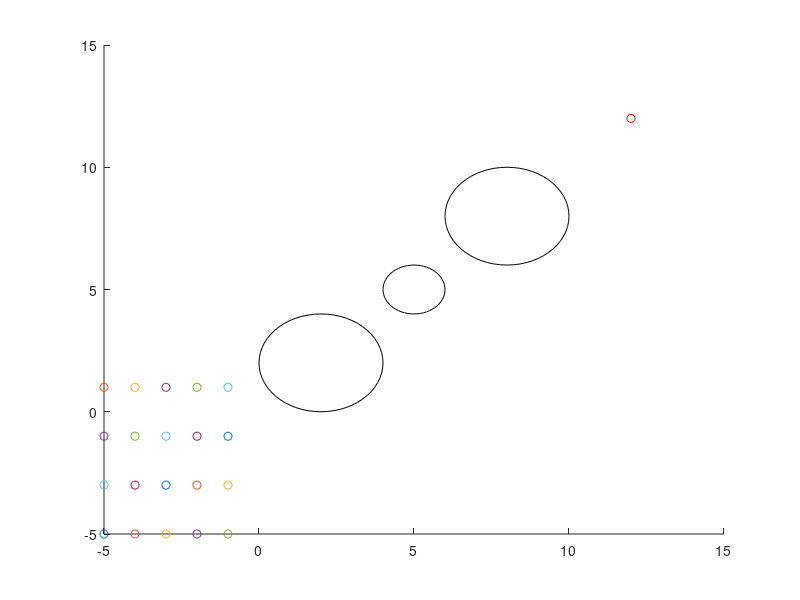

MATLAB code to generate this figure: (Note: this script raises an error after producing the figure.)
%% -- Main ---
close all;
clear all;
clc;

% Parameters
a_m = 1;   % Amplitude of the move-to-goal force; affects the strength of the attraction towards the goal
b_m = 3;   % Distance at which the move-to-goal force starts to diminish; beyond this distance, the force remains constant

a_0 = 1;   % Amplitude of the avoid-obstacle force; affects the strength of the repulsion from the obstacles
b_0 = 7;   % Distance at which the avoid-obstacle force starts to diminish; beyond this distance, the force is zero
b_f = 2;   % Distance at which the avoid-obstacle force reaches its maximum value; below this distance, the force is zero

a_f = 1;   % Amplitude of the follow-wall force; affects the strength of the attraction towards the wall when wall-following behavior is active

movement_speed = 0.05;

% Robot positions
robot_positions = [
    -5, -5;
    -4, -5;
    -3, -5;
    -2, -5;
    -1, -5;
    -5, -3;
    -4, -3;
    -3, -3;
    -2, -3;
    -1, -3;
    -5, -1;
    -4, -1;
    -3, -1;
    -2, -1;
    -1, -1;
    -5,  1;
    -4,  1;
    -3,  1;
    -2,  1;
    -1,  1;
    ];
num_robots = size(robot_positions, 1);
x_i = robot_positions(:, 1);
y_i = robot_positions(:, 2);
agent_colors = lines(num_robots);

% Goal positions
x_t = 12;
y_t = 12;

% Obstacles (x_o, y_o, radius)
obstacles = [
    2, 2, 2;
    5, 5, 1;
    8, 8, 2
    ];

% Simulation steps
steps = 1200;

% Initialize plot
figure;
hold on;
xlim([-5, 15]);
ylim([-5, 15]);
plot_handles = zeros(num_robots, 1);
for i = 1:num_robots
    plot_handles(i) = plot(x_i(i), y_i(i), 'o', 'Color', agent_colors(i, :));
end
plot(x_t, y_t, 'ro');
for obs = obstacles'
    rectangle('Position', [obs(1) - obs(3), obs(2) - obs(3), obs(3) * 2, obs(3) * 2], 'Curvature', 1);
end


%% --- Movement Loop ---
for step = 1:steps
    for i = 1:num_robots
        % Calculate move_to_goal vector for each robot
        V_move_to_goal = move_to_goal_vector(x_i(i), y_i(i), x_t, y_t);

        % Calculate nearest obstacle and distance
        [x_o, y_o, d_0] = nearest_obstacle(x_i(i), y_i(i), obstacles);

        % Calculate avoid_obstacle vector for each robot
        V_avoid_obstacle = avoid_obstacle_vector(x_i(i), y_i(i), x_o, y_o, V_move_to_goal);

        % Calculate follow_wall vector
        V_follow_wall = follow_wall_vector(x_i(i), y_i(i), x_o, y_o);

        % Calculate control parameters
        f1 = control_parameter_f1(d_0, a_m, b_m);
        f2 = control_parameter_f2(d_0, a_0, b_0, b_f);
        f3 = control_parameter_f3(a_f, V_avoid_obstacle, V_follow_wall);

        % Calculate direction vector
        V_direction = f1 * V_move_to_goal + f2 * V_avoid_obstacle + f3 * V_follow_wall;

        % Normalize and update position
        V_direction = movement_speed * (V_direction / norm(V_direction));
        x_i(i) = x_i(i) + V_direction(1);
        y_i(i) = y_i(i) + V_direction(2);

        % Update the position of the marker directly
        set(plot_handles(i), 'XData', x_i(i), 'YData', y_i(i));
    end

    % Break if reached goal
    if norm([x_t - x_i(i), y_t - y_i(i)]) <= 0.5
        break
    end

    drawnow;
end


%% --- Function Definition ---

function V = move_to_goal_vector(x_i, y_i, x_t, y_t)
V = [x_t - x_i; y_t - y_i] ./ norm([x_t - x_i; y_t - y_i]);
end


function [x_o, y_o, d_0] = nearest_obstacle(x_i, y_i, obstacles)
% Calculate distances from each obstacle to robot
robot_position = [x_i, y_i];
distances = arrayfun(@(x, y, r) sqrt((x - robot_position(1))^2 + (y - robot_position(2))^2) - r, obstacles(:, 1), obstacles(:, 2), obstacles(:, 3));

% Find the nearest obstacle and its distance
[d_0, idx] = min(distances);
x_o = obstacles(idx, 1);
y_o = obstacles(idx, 2);
end


function V = avoid_obstacle_vector(x_i, y_i, x_o, y_o, V_move_to_goal)
robot_to_obstacle = [x_o - x_i; y_o - y_i];
sign_pm = sign(dot(V_move_to_goal, robot_to_obstacle, 1));
V = (1 / norm(robot_to_obstacle)) * [sign_pm * (y_o - y_i); -sign_pm * (x_o - x_i)];
end


function V = follow_wall_vector(x_i, y_i, x_o, y_o)
sign_pm = 1; % Change this based on the relationship between the robot's moving direction and the obstacles
V = (1 / sqrt((x_o - x_i).^2 + (y_o - y_i).^2)) * [sign_pm * (y_o - y_i); -sign_pm * (x_o - x_i)];
end


function f1 = control_parameter_f1(d_m, a_m, b_m)
if d_m > b_m
    f1 = a_m;
else
    f1 = a_m * (d_m / b_m);
end
end


function f2 = control_parameter_f2(d_0, a_0, b_0, b_f)
if d_0 > b_0 || d_0 < b_f
    f2 = 0;
else
    f2 = a_0 * (d_0 / (b_f - b_0) + b_0 / (b_0 - b_f));
end
end


function f3 = control_parameter_f3(a_f, V_avoid_obstacle, V_follow_wall)
% Implement wall-following conditions here
wall_following_on = true; % Change this based on the conditions for wall-following behavior

if wall_following_on
    f3 = a_f;
else
    f3 = 0;
end
end
